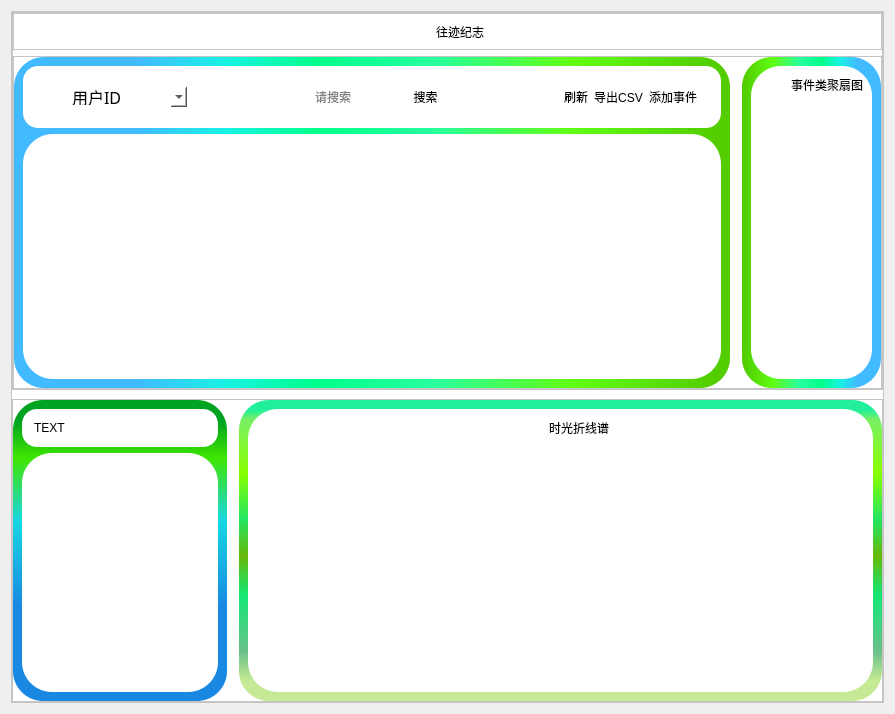
<?xml version="1.0" encoding="UTF-8"?>
<ui version="4.0">
 <class>LogRecordWindow</class>
 <widget class="QWidget" name="LogRecordWindow">
  <property name="geometry">
   <rect>
    <x>0</x>
    <y>0</y>
    <width>895</width>
    <height>714</height>
   </rect>
  </property>
  <property name="windowTitle">
   <string>Form</string>
  </property>
  <layout class="QVBoxLayout" name="verticalLayout_12">
   <item>
    <widget class="QFrame" name="frame">
     <property name="styleSheet">
      <string notr="true">background-color: rgb(255, 255, 255);</string>
     </property>
     <property name="frameShape">
      <enum>QFrame::Shape::StyledPanel</enum>
     </property>
     <property name="frameShadow">
      <enum>QFrame::Shadow::Raised</enum>
     </property>
     <layout class="QVBoxLayout" name="verticalLayout_11">
      <property name="spacing">
       <number>9</number>
      </property>
      <property name="leftMargin">
       <number>0</number>
      </property>
      <property name="topMargin">
       <number>0</number>
      </property>
      <property name="rightMargin">
       <number>0</number>
      </property>
      <property name="bottomMargin">
       <number>0</number>
      </property>
      <item>
       <widget class="QFrame" name="frame_18">
        <property name="sizePolicy">
         <sizepolicy hsizetype="Preferred" vsizetype="Expanding">
          <horstretch>0</horstretch>
          <verstretch>5</verstretch>
         </sizepolicy>
        </property>
        <property name="frameShape">
         <enum>QFrame::Shape::StyledPanel</enum>
        </property>
        <property name="frameShadow">
         <enum>QFrame::Shadow::Raised</enum>
        </property>
        <layout class="QVBoxLayout" name="verticalLayout_10">
         <property name="leftMargin">
          <number>0</number>
         </property>
         <property name="topMargin">
          <number>0</number>
         </property>
         <property name="rightMargin">
          <number>0</number>
         </property>
         <property name="bottomMargin">
          <number>0</number>
         </property>
         <item>
          <widget class="QFrame" name="frame_9">
           <property name="sizePolicy">
            <sizepolicy hsizetype="Preferred" vsizetype="Expanding">
             <horstretch>1</horstretch>
             <verstretch>1</verstretch>
            </sizepolicy>
           </property>
           <property name="frameShape">
            <enum>QFrame::Shape::StyledPanel</enum>
           </property>
           <property name="frameShadow">
            <enum>QFrame::Shadow::Raised</enum>
           </property>
           <layout class="QHBoxLayout" name="horizontalLayout_13">
            <property name="spacing">
             <number>0</number>
            </property>
            <property name="leftMargin">
             <number>0</number>
            </property>
            <property name="topMargin">
             <number>0</number>
            </property>
            <property name="rightMargin">
             <number>0</number>
            </property>
            <property name="bottomMargin">
             <number>0</number>
            </property>
            <item>
             <layout class="QHBoxLayout" name="horizontalLayout_12">
              <property name="spacing">
               <number>0</number>
              </property>
              <item>
               <spacer name="horizontalSpacer_5">
                <property name="orientation">
                 <enum>Qt::Orientation::Horizontal</enum>
                </property>
                <property name="sizeHint" stdset="0">
                 <size>
                  <width>40</width>
                  <height>20</height>
                 </size>
                </property>
               </spacer>
              </item>
              <item>
               <layout class="QHBoxLayout" name="horizontalLayout_5">
                <property name="spacing">
                 <number>0</number>
                </property>
                <item>
                 <widget class="QLabel" name="label">
                  <property name="sizePolicy">
                   <sizepolicy hsizetype="Minimum" vsizetype="Expanding">
                    <horstretch>2</horstretch>
                    <verstretch>0</verstretch>
                   </sizepolicy>
                  </property>
                  <property name="minimumSize">
                   <size>
                    <width>25</width>
                    <height>0</height>
                   </size>
                  </property>
                  <property name="maximumSize">
                   <size>
                    <width>50</width>
                    <height>16777215</height>
                   </size>
                  </property>
                  <property name="styleSheet">
                   <string notr="true">image: url(:/icons/res1/icons/announce.png);
image: url(:/icons/res1/icons/Crown.png);
image: url(:/icons/res1/icons/logpen.png);
font: 15pt &quot;Agency FB&quot;;</string>
                  </property>
                  <property name="text">
                   <string/>
                  </property>
                 </widget>
                </item>
                <item alignment="Qt::AlignmentFlag::AlignHCenter">
                 <widget class="QLabel" name="label_3">
                  <property name="sizePolicy">
                   <sizepolicy hsizetype="Expanding" vsizetype="Expanding">
                    <horstretch>1</horstretch>
                    <verstretch>0</verstretch>
                   </sizepolicy>
                  </property>
                  <property name="styleSheet">
                   <string notr="true">font: 700 12pt &quot;Agency FB&quot;;</string>
                  </property>
                  <property name="text">
                   <string>往迹纪志</string>
                  </property>
                 </widget>
                </item>
               </layout>
              </item>
              <item>
               <spacer name="horizontalSpacer_6">
                <property name="orientation">
                 <enum>Qt::Orientation::Horizontal</enum>
                </property>
                <property name="sizeHint" stdset="0">
                 <size>
                  <width>40</width>
                  <height>20</height>
                 </size>
                </property>
               </spacer>
              </item>
             </layout>
            </item>
           </layout>
          </widget>
         </item>
         <item>
          <widget class="QFrame" name="frame_17">
           <property name="sizePolicy">
            <sizepolicy hsizetype="Preferred" vsizetype="Expanding">
             <horstretch>0</horstretch>
             <verstretch>9</verstretch>
            </sizepolicy>
           </property>
           <property name="styleSheet">
            <string notr="true"/>
           </property>
           <property name="frameShape">
            <enum>QFrame::Shape::StyledPanel</enum>
           </property>
           <property name="frameShadow">
            <enum>QFrame::Shadow::Raised</enum>
           </property>
           <layout class="QVBoxLayout" name="verticalLayout_9">
            <property name="spacing">
             <number>0</number>
            </property>
            <property name="leftMargin">
             <number>0</number>
            </property>
            <property name="topMargin">
             <number>0</number>
            </property>
            <property name="rightMargin">
             <number>0</number>
            </property>
            <property name="bottomMargin">
             <number>0</number>
            </property>
            <item>
             <layout class="QHBoxLayout" name="horizontalLayout_9">
              <property name="spacing">
               <number>12</number>
              </property>
              <item>
               <widget class="QFrame" name="frame_2">
                <property name="sizePolicy">
                 <sizepolicy hsizetype="Preferred" vsizetype="Expanding">
                  <horstretch>0</horstretch>
                  <verstretch>1</verstretch>
                 </sizepolicy>
                </property>
                <property name="styleSheet">
                 <string notr="true">#frame_2{
	border-radius:30px;
	background-color: qlineargradient(spread:pad, x1:0, y1:0, x2:1, y2:0, stop:0.170455 rgba(66, 186, 255, 255), stop:0.295455 rgba(24, 242, 228, 255), stop:0.420455 rgba(0, 255, 139, 255), stop:0.585227 rgba(40, 255, 158, 255), stop:0.772727 rgba(96, 255, 22, 255), stop:0.977273 rgba(83, 205, 0, 255));
}</string>
                </property>
                <property name="frameShape">
                 <enum>QFrame::Shape::StyledPanel</enum>
                </property>
                <property name="frameShadow">
                 <enum>QFrame::Shadow::Raised</enum>
                </property>
                <layout class="QVBoxLayout" name="verticalLayout_3">
                 <item>
                  <widget class="QFrame" name="frame_4">
                   <property name="sizePolicy">
                    <sizepolicy hsizetype="Preferred" vsizetype="Expanding">
                     <horstretch>0</horstretch>
                     <verstretch>1</verstretch>
                    </sizepolicy>
                   </property>
                   <property name="styleSheet">
                    <string notr="true">
#frame_4{
	border-radius:15px;
	background-color: rgb(255, 111, 101);
	
	background-color: rgb(255, 255, 255);
}</string>
                   </property>
                   <property name="frameShape">
                    <enum>QFrame::Shape::StyledPanel</enum>
                   </property>
                   <property name="frameShadow">
                    <enum>QFrame::Shadow::Raised</enum>
                   </property>
                   <layout class="QVBoxLayout" name="verticalLayout_16">
                    <property name="spacing">
                     <number>15</number>
                    </property>
                    <property name="leftMargin">
                     <number>15</number>
                    </property>
                    <property name="topMargin">
                     <number>12</number>
                    </property>
                    <property name="rightMargin">
                     <number>15</number>
                    </property>
                    <property name="bottomMargin">
                     <number>12</number>
                    </property>
                    <item>
                     <widget class="QFrame" name="frame_6">
                      <property name="styleSheet">
                       <string notr="true">border-radius:30px;</string>
                      </property>
                      <property name="frameShape">
                       <enum>QFrame::Shape::StyledPanel</enum>
                      </property>
                      <property name="frameShadow">
                       <enum>QFrame::Shadow::Raised</enum>
                      </property>
                      <layout class="QHBoxLayout" name="horizontalLayout_18">
                       <item>
                        <layout class="QHBoxLayout" name="horizontalLayout_15">
                         <item>
                          <layout class="QHBoxLayout" name="horizontalLayout_2">
                           <property name="spacing">
                            <number>0</number>
                           </property>
                           <item>
                            <widget class="QWidget" name="widget_2" native="true">
                             <property name="sizePolicy">
                              <sizepolicy hsizetype="Expanding" vsizetype="Preferred">
                               <horstretch>1</horstretch>
                               <verstretch>0</verstretch>
                              </sizepolicy>
                             </property>
                             <property name="minimumSize">
                              <size>
                               <width>20</width>
                               <height>0</height>
                              </size>
                             </property>
                             <property name="maximumSize">
                              <size>
                               <width>50</width>
                               <height>50</height>
                              </size>
                             </property>
                             <property name="styleSheet">
                              <string notr="true">image: url(:/icons/res1/icons/option.png);
border:none</string>
                             </property>
                            </widget>
                           </item>
                           <item>
                            <widget class="QComboBox" name="comboBox">
                             <property name="sizePolicy">
                              <sizepolicy hsizetype="Expanding" vsizetype="Expanding">
                               <horstretch>1</horstretch>
                               <verstretch>0</verstretch>
                              </sizepolicy>
                             </property>
                             <property name="minimumSize">
                              <size>
                               <width>120</width>
                               <height>12</height>
                              </size>
                             </property>
                             <property name="font">
                              <font>
                               <family>宋体</family>
                               <pointsize>12</pointsize>
                               <italic>false</italic>
                               <bold>false</bold>
                              </font>
                             </property>
                             <property name="styleSheet">
                              <string notr="true">font: 12pt &quot;宋体&quot;;</string>
                             </property>
                             <item>
                              <property name="text">
                               <string>用户ID</string>
                              </property>
                             </item>
                             <item>
                              <property name="text">
                               <string>成就名称</string>
                              </property>
                             </item>
                             <item>
                              <property name="text">
                               <string>成就类型</string>
                              </property>
                             </item>
                             <item>
                              <property name="text">
                               <string>成就级别</string>
                              </property>
                             </item>
                             <item>
                              <property name="text">
                               <string>颁奖机构</string>
                              </property>
                             </item>
                             <item>
                              <property name="text">
                               <string>获得时间</string>
                              </property>
                             </item>
                             <item>
                              <property name="text">
                               <string>描述说明</string>
                              </property>
                             </item>
                            </widget>
                           </item>
                          </layout>
                         </item>
                         <item>
                          <spacer name="horizontalSpacer">
                           <property name="orientation">
                            <enum>Qt::Orientation::Horizontal</enum>
                           </property>
                           <property name="sizeHint" stdset="0">
                            <size>
                             <width>200</width>
                             <height>20</height>
                            </size>
                           </property>
                          </spacer>
                         </item>
                         <item>
                          <layout class="QHBoxLayout" name="horizontalLayout">
                           <property name="spacing">
                            <number>0</number>
                           </property>
                           <item>
                            <widget class="QWidget" name="widget" native="true">
                             <property name="sizePolicy">
                              <sizepolicy hsizetype="Expanding" vsizetype="Preferred">
                               <horstretch>1</horstretch>
                               <verstretch>0</verstretch>
                              </sizepolicy>
                             </property>
                             <property name="minimumSize">
                              <size>
                               <width>10</width>
                               <height>0</height>
                              </size>
                             </property>
                             <property name="styleSheet">
                              <string notr="true">image: url(:/icons/res1/icons/research.png);</string>
                             </property>
                            </widget>
                           </item>
                           <item>
                            <widget class="QLineEdit" name="log_search_content_lineEdit">
                             <property name="sizePolicy">
                              <sizepolicy hsizetype="Expanding" vsizetype="Expanding">
                               <horstretch>9</horstretch>
                               <verstretch>0</verstretch>
                              </sizepolicy>
                             </property>
                             <property name="minimumSize">
                              <size>
                               <width>100</width>
                               <height>0</height>
                              </size>
                             </property>
                             <property name="styleSheet">
                              <string notr="true">font: 12pt &quot;宋体&quot;;</string>
                             </property>
                             <property name="placeholderText">
                              <string>请搜索</string>
                             </property>
                            </widget>
                           </item>
                           <item>
                            <widget class="QPushButton" name="search_log_pushButton">
                             <property name="sizePolicy">
                              <sizepolicy hsizetype="Minimum" vsizetype="Expanding">
                               <horstretch>0</horstretch>
                               <verstretch>0</verstretch>
                              </sizepolicy>
                             </property>
                             <property name="minimumSize">
                              <size>
                               <width>25</width>
                               <height>0</height>
                              </size>
                             </property>
                             <property name="styleSheet">
                              <string notr="true">
#search_log_pushButton:hover{
	background-color: rgb(196, 196, 196);
	border-radius:8px;
	color: rgb(0, 0, 0);
}

#search_log_pushButton:pressed{
	padding-top:3px;
	padding-left:3px;
}
#search_log_pushButton{
	
	border-radius:30px;

}</string>
                             </property>
                             <property name="text">
                              <string>搜索</string>
                             </property>
                            </widget>
                           </item>
                          </layout>
                         </item>
                         <item>
                          <spacer name="horizontalSpacer_2">
                           <property name="orientation">
                            <enum>Qt::Orientation::Horizontal</enum>
                           </property>
                           <property name="sizeHint" stdset="0">
                            <size>
                             <width>210</width>
                             <height>20</height>
                            </size>
                           </property>
                          </spacer>
                         </item>
                         <item>
                          <layout class="QHBoxLayout" name="horizontalLayout_3">
                           <item>
                            <widget class="QPushButton" name="refresh_pushButton">
                             <property name="sizePolicy">
                              <sizepolicy hsizetype="Minimum" vsizetype="Expanding">
                               <horstretch>0</horstretch>
                               <verstretch>0</verstretch>
                              </sizepolicy>
                             </property>
                             <property name="styleSheet">
                              <string notr="true">#refresh_pushButton:hover{
	background-color: rgb(196, 196, 196);
	border-radius:8px;
	color: rgb(0, 0, 0);
}
#refresh_pushButton:pressed{
	padding-top:3px;
	padding-left:3px;
}



</string>
                             </property>
                             <property name="text">
                              <string>刷新</string>
                             </property>
                             <property name="icon">
                              <iconset resource="res1.qrc">
                               <normaloff>:/icons/res1/icons/refresh.png</normaloff>:/icons/res1/icons/refresh.png</iconset>
                             </property>
                            </widget>
                           </item>
                           <item>
                            <widget class="QPushButton" name="export_csv_pushButton">
                             <property name="sizePolicy">
                              <sizepolicy hsizetype="Minimum" vsizetype="Expanding">
                               <horstretch>0</horstretch>
                               <verstretch>0</verstretch>
                              </sizepolicy>
                             </property>
                             <property name="styleSheet">
                              <string notr="true">#export_csv_pushButton:hover{
	background-color: rgb(196, 196, 196);
	border-radius:8px;
	color: rgb(0, 0, 0);
}
#export_csv_pushButton:pressed{
	padding-top:3px;
	padding-left:3px;
}</string>
                             </property>
                             <property name="text">
                              <string>导出CSV</string>
                             </property>
                             <property name="icon">
                              <iconset resource="res1.qrc">
                               <normaloff>:/icons/res1/icons/Exportfile.png</normaloff>:/icons/res1/icons/Exportfile.png</iconset>
                             </property>
                            </widget>
                           </item>
                           <item>
                            <widget class="QPushButton" name="add_log_pushButton">
                             <property name="sizePolicy">
                              <sizepolicy hsizetype="Minimum" vsizetype="Expanding">
                               <horstretch>0</horstretch>
                               <verstretch>0</verstretch>
                              </sizepolicy>
                             </property>
                             <property name="styleSheet">
                              <string notr="true">#add_log_pushButton:hover{
	background-color: rgb(196, 196, 196);
	border-radius:8px;
	color: rgb(0, 0, 0);
}
#add_log_pushButton:pressed{
	padding-top:3px;
	padding-left:3px;
}



</string>
                             </property>
                             <property name="text">
                              <string>添加事件</string>
                             </property>
                             <property name="icon">
                              <iconset resource="res1.qrc">
                               <normaloff>:/icons/res1/icons/add.png</normaloff>:/icons/res1/icons/add.png</iconset>
                             </property>
                            </widget>
                           </item>
                          </layout>
                         </item>
                        </layout>
                       </item>
                      </layout>
                     </widget>
                    </item>
                   </layout>
                  </widget>
                 </item>
                 <item>
                  <widget class="QFrame" name="frame_5">
                   <property name="sizePolicy">
                    <sizepolicy hsizetype="Preferred" vsizetype="Expanding">
                     <horstretch>0</horstretch>
                     <verstretch>8</verstretch>
                    </sizepolicy>
                   </property>
                   <property name="styleSheet">
                    <string notr="true">border-radius:30px;</string>
                   </property>
                   <property name="frameShape">
                    <enum>QFrame::Shape::StyledPanel</enum>
                   </property>
                   <property name="frameShadow">
                    <enum>QFrame::Shadow::Raised</enum>
                   </property>
                   <layout class="QHBoxLayout" name="horizontalLayout_4">
                    <item>
                     <widget class="QTableView" name="tableView">
                      <property name="styleSheet">
                       <string notr="true">border-radius:30px;</string>
                      </property>
                     </widget>
                    </item>
                   </layout>
                  </widget>
                 </item>
                </layout>
               </widget>
              </item>
              <item>
               <widget class="QFrame" name="frame_13">
                <property name="sizePolicy">
                 <sizepolicy hsizetype="Expanding" vsizetype="Preferred">
                  <horstretch>2</horstretch>
                  <verstretch>0</verstretch>
                 </sizepolicy>
                </property>
                <property name="styleSheet">
                 <string notr="true">
background-color: qlineargradient(spread:pad, x1:0, y1:0, x2:1, y2:0, stop:0.0227273 rgba(83, 205, 0, 255), stop:0.227273 rgba(96, 255, 22, 255), stop:0.414773 rgba(40, 255, 158, 255), stop:0.579545 rgba(0, 255, 139, 255), stop:0.704545 rgba(24, 242, 228, 255), stop:0.829545 rgba(66, 186, 255, 255));
border-radius:30px;</string>
                </property>
                <property name="frameShape">
                 <enum>QFrame::Shape::StyledPanel</enum>
                </property>
                <property name="frameShadow">
                 <enum>QFrame::Shadow::Raised</enum>
                </property>
                <layout class="QVBoxLayout" name="verticalLayout_6">
                 <item>
                  <widget class="QFrame" name="frame_14">
                   <property name="sizePolicy">
                    <sizepolicy hsizetype="Expanding" vsizetype="Expanding">
                     <horstretch>3</horstretch>
                     <verstretch>1</verstretch>
                    </sizepolicy>
                   </property>
                   <property name="styleSheet">
                    <string notr="true">border-radius:30px;
background-color: rgb(255, 255, 255);</string>
                   </property>
                   <property name="frameShape">
                    <enum>QFrame::Shape::StyledPanel</enum>
                   </property>
                   <property name="frameShadow">
                    <enum>QFrame::Shadow::Raised</enum>
                   </property>
                   <layout class="QVBoxLayout" name="verticalLayout_7">
                    <item>
                     <layout class="QHBoxLayout" name="horizontalLayout_10">
                      <item>
                       <widget class="QFrame" name="frame_15">
                        <property name="frameShape">
                         <enum>QFrame::Shape::StyledPanel</enum>
                        </property>
                        <property name="frameShadow">
                         <enum>QFrame::Shadow::Raised</enum>
                        </property>
                       </widget>
                      </item>
                      <item>
                       <spacer name="horizontalSpacer_7">
                        <property name="orientation">
                         <enum>Qt::Orientation::Horizontal</enum>
                        </property>
                        <property name="sizeHint" stdset="0">
                         <size>
                          <width>40</width>
                          <height>20</height>
                         </size>
                        </property>
                       </spacer>
                      </item>
                      <item>
                       <layout class="QHBoxLayout" name="horizontalLayout_11">
                        <property name="spacing">
                         <number>0</number>
                        </property>
                        <item alignment="Qt::AlignmentFlag::AlignHCenter">
                         <widget class="QLabel" name="label_7">
                          <property name="sizePolicy">
                           <sizepolicy hsizetype="Expanding" vsizetype="Expanding">
                            <horstretch>2</horstretch>
                            <verstretch>0</verstretch>
                           </sizepolicy>
                          </property>
                          <property name="minimumSize">
                           <size>
                            <width>25</width>
                            <height>0</height>
                           </size>
                          </property>
                          <property name="styleSheet">
                           <string notr="true">image: url(:/icons/res1/icons/bar.png);
image: url(:/icons/res1/icons/Sector.png);
font: 15pt &quot;Agency FB&quot;;</string>
                          </property>
                          <property name="text">
                           <string/>
                          </property>
                         </widget>
                        </item>
                        <item alignment="Qt::AlignmentFlag::AlignHCenter">
                         <widget class="QLabel" name="label_8">
                          <property name="sizePolicy">
                           <sizepolicy hsizetype="Expanding" vsizetype="Expanding">
                            <horstretch>1</horstretch>
                            <verstretch>0</verstretch>
                           </sizepolicy>
                          </property>
                          <property name="styleSheet">
                           <string notr="true">font: 700 12pt &quot;Agency FB&quot;;</string>
                          </property>
                          <property name="text">
                           <string>事件类聚扇图</string>
                          </property>
                         </widget>
                        </item>
                       </layout>
                      </item>
                      <item>
                       <spacer name="horizontalSpacer_8">
                        <property name="orientation">
                         <enum>Qt::Orientation::Horizontal</enum>
                        </property>
                        <property name="sizeHint" stdset="0">
                         <size>
                          <width>40</width>
                          <height>20</height>
                         </size>
                        </property>
                       </spacer>
                      </item>
                     </layout>
                    </item>
                    <item>
                     <widget class="QWidget" name="pie_widget" native="true">
                      <property name="sizePolicy">
                       <sizepolicy hsizetype="Expanding" vsizetype="Expanding">
                        <horstretch>0</horstretch>
                        <verstretch>3</verstretch>
                       </sizepolicy>
                      </property>
                      <property name="styleSheet">
                       <string notr="true">background-color: rgb(0, 0, 0);
background-color: rgb(255, 255, 255);</string>
                      </property>
                     </widget>
                    </item>
                   </layout>
                  </widget>
                 </item>
                </layout>
               </widget>
              </item>
             </layout>
            </item>
           </layout>
          </widget>
         </item>
        </layout>
       </widget>
      </item>
      <item>
       <widget class="QFrame" name="frame_11">
        <property name="sizePolicy">
         <sizepolicy hsizetype="Preferred" vsizetype="Expanding">
          <horstretch>0</horstretch>
          <verstretch>4</verstretch>
         </sizepolicy>
        </property>
        <property name="frameShape">
         <enum>QFrame::Shape::StyledPanel</enum>
        </property>
        <property name="frameShadow">
         <enum>QFrame::Shadow::Raised</enum>
        </property>
        <layout class="QVBoxLayout" name="verticalLayout_5">
         <property name="spacing">
          <number>0</number>
         </property>
         <property name="leftMargin">
          <number>0</number>
         </property>
         <property name="topMargin">
          <number>0</number>
         </property>
         <property name="rightMargin">
          <number>0</number>
         </property>
         <property name="bottomMargin">
          <number>0</number>
         </property>
         <item>
          <layout class="QHBoxLayout" name="horizontalLayout_7">
           <property name="spacing">
            <number>12</number>
           </property>
           <item>
            <widget class="QFrame" name="frame_3">
             <property name="sizePolicy">
              <sizepolicy hsizetype="Expanding" vsizetype="Preferred">
               <horstretch>1</horstretch>
               <verstretch>0</verstretch>
              </sizepolicy>
             </property>
             <property name="styleSheet">
              <string notr="true">border-radius:30px;
background-color: rgb(0, 255, 255);

background-color: qlineargradient(spread:pad, x1:0, y1:0.0113636, x2:0, y2:0.801136, stop:0.0738636 rgba(0, 163, 33, 255), stop:0.227273 rgba(63, 229, 0, 255), stop:0.494318 rgba(25, 214, 227, 255), stop:0.857955 rgba(25, 136, 227, 255));</string>
             </property>
             <property name="frameShape">
              <enum>QFrame::Shape::StyledPanel</enum>
             </property>
             <property name="frameShadow">
              <enum>QFrame::Shadow::Raised</enum>
             </property>
             <layout class="QVBoxLayout" name="verticalLayout_4">
              <item>
               <widget class="QFrame" name="frame_16">
                <property name="sizePolicy">
                 <sizepolicy hsizetype="Expanding" vsizetype="Expanding">
                  <horstretch>2</horstretch>
                  <verstretch>1</verstretch>
                 </sizepolicy>
                </property>
                <property name="styleSheet">
                 <string notr="true">
background-color: rgb(255, 255, 255);
border-color: rgb(85, 255, 127);
border-radius:15px;</string>
                </property>
                <property name="frameShape">
                 <enum>QFrame::Shape::StyledPanel</enum>
                </property>
                <property name="frameShadow">
                 <enum>QFrame::Shadow::Raised</enum>
                </property>
                <layout class="QVBoxLayout" name="verticalLayout_8">
                 <property name="spacing">
                  <number>12</number>
                 </property>
                 <property name="leftMargin">
                  <number>12</number>
                 </property>
                 <property name="topMargin">
                  <number>12</number>
                 </property>
                 <property name="rightMargin">
                  <number>12</number>
                 </property>
                 <property name="bottomMargin">
                  <number>12</number>
                 </property>
                 <item>
                  <widget class="QLabel" name="book_total_label">
                   <property name="styleSheet">
                    <string notr="true">font: 12pt &quot;宋体&quot;;
border-color: qlineargradient(spread:pad, x1:0, y1:0, x2:1, y2:0, stop:0 rgba(255, 0, 0, 255), stop:0.166 rgba(255, 255, 0, 255), stop:0.333 rgba(0, 255, 0, 255), stop:0.5 rgba(0, 255, 255, 255), stop:0.666 rgba(0, 0, 255, 255), stop:0.833 rgba(255, 0, 255, 255), stop:1 rgba(255, 0, 0, 255));
background-color: rgb(255, 255, 255);</string>
                   </property>
                   <property name="text">
                    <string>TEXT</string>
                   </property>
                  </widget>
                 </item>
                </layout>
               </widget>
              </item>
              <item>
               <widget class="QFrame" name="frame_8">
                <property name="sizePolicy">
                 <sizepolicy hsizetype="Preferred" vsizetype="Expanding">
                  <horstretch>0</horstretch>
                  <verstretch>7</verstretch>
                 </sizepolicy>
                </property>
                <property name="styleSheet">
                 <string notr="true">background-color: rgb(170, 85, 255);
background-color: qlineargradient(spread:pad, x1:0, y1:1, x2:0, y2:0, stop:0 rgba(0, 0, 0, 255), stop:0.05 rgba(14, 8, 73, 255), stop:0.36 rgba(28, 17, 145, 255), stop:0.6 rgba(126, 14, 81, 255), stop:0.75 rgba(234, 11, 11, 255), stop:0.79 rgba(244, 70, 5, 255), stop:0.86 rgba(255, 136, 0, 255), stop:0.935 rgba(239, 236, 55, 255));
background-color: rgb(255, 255, 255);</string>
                </property>
                <property name="frameShape">
                 <enum>QFrame::Shape::StyledPanel</enum>
                </property>
                <property name="frameShadow">
                 <enum>QFrame::Shadow::Raised</enum>
                </property>
                <layout class="QVBoxLayout" name="verticalLayout">
                 <item>
                  <widget class="QWidget" name="star_widget" native="true">
                   <property name="styleSheet">
                    <string notr="true">background-color: rgb(0, 0, 0);
background-color: rgb(255, 255, 255);</string>
                   </property>
                  </widget>
                 </item>
                </layout>
               </widget>
              </item>
             </layout>
            </widget>
           </item>
           <item>
            <widget class="QFrame" name="frame_12">
             <property name="sizePolicy">
              <sizepolicy hsizetype="Expanding" vsizetype="Preferred">
               <horstretch>3</horstretch>
               <verstretch>0</verstretch>
              </sizepolicy>
             </property>
             <property name="styleSheet">
              <string notr="true">background-color: qconicalgradient(cx:0, cy:0, angle:135, stop:0.107955 rgba(255, 124, 68, 69), stop:0.136364 rgba(237, 242, 89, 69), stop:0.380682 rgba(222, 96, 0, 145), stop:0.448864 rgba(255, 0, 0, 208), stop:0.477581 rgba(246, 255, 17, 130), stop:0.518717 rgba(227, 188, 29, 130), stop:0.590909 rgba(255, 110, 0, 255), stop:0.625 rgba(255, 255, 0, 69), stop:0.744318 rgba(255, 216, 66, 130), stop:1 rgba(255, 255, 0, 69));
background-color: qlineargradient(spread:pad, x1:0, y1:0, x2:0, y2:0.801136, stop:0.0738636 rgba(73, 163, 0, 255), stop:0.346591 rgba(229, 208, 0, 255), stop:0.710227 rgba(227, 121, 25, 255));
background-color: qlineargradient(spread:pad, x1:0, y1:1, x2:0, y2:0, stop:0.0681818 rgba(197, 233, 148, 255), stop:0.164773 rgba(105, 193, 138, 255), stop:0.352273 rgba(20, 231, 117, 255), stop:0.482955 rgba(103, 185, 9, 255), stop:0.602273 rgba(35, 229, 99, 255), stop:0.755682 rgba(136, 255, 0, 255), stop:0.935 rgba(121, 239, 101, 255), stop:0.965909 rgba(34, 239, 155, 255));
border-radius:30px;</string>
             </property>
             <property name="frameShape">
              <enum>QFrame::Shape::StyledPanel</enum>
             </property>
             <property name="frameShadow">
              <enum>QFrame::Shadow::Raised</enum>
             </property>
             <layout class="QHBoxLayout" name="horizontalLayout_14">
              <item>
               <widget class="QFrame" name="frame_7">
                <property name="sizePolicy">
                 <sizepolicy hsizetype="Expanding" vsizetype="Expanding">
                  <horstretch>3</horstretch>
                  <verstretch>1</verstretch>
                 </sizepolicy>
                </property>
                <property name="styleSheet">
                 <string notr="true">border-radius:30px;
background-color: rgb(255, 255, 255);</string>
                </property>
                <property name="frameShape">
                 <enum>QFrame::Shape::StyledPanel</enum>
                </property>
                <property name="frameShadow">
                 <enum>QFrame::Shadow::Raised</enum>
                </property>
                <layout class="QVBoxLayout" name="verticalLayout_2">
                 <item>
                  <layout class="QHBoxLayout" name="horizontalLayout_8">
                   <item>
                    <widget class="QFrame" name="frame_10">
                     <property name="frameShape">
                      <enum>QFrame::Shape::StyledPanel</enum>
                     </property>
                     <property name="frameShadow">
                      <enum>QFrame::Shadow::Raised</enum>
                     </property>
                    </widget>
                   </item>
                   <item>
                    <spacer name="horizontalSpacer_4">
                     <property name="orientation">
                      <enum>Qt::Orientation::Horizontal</enum>
                     </property>
                     <property name="sizeHint" stdset="0">
                      <size>
                       <width>40</width>
                       <height>20</height>
                      </size>
                     </property>
                    </spacer>
                   </item>
                   <item>
                    <layout class="QHBoxLayout" name="horizontalLayout_6">
                     <property name="spacing">
                      <number>6</number>
                     </property>
                     <item alignment="Qt::AlignmentFlag::AlignHCenter">
                      <widget class="QLabel" name="label_2">
                       <property name="sizePolicy">
                        <sizepolicy hsizetype="Expanding" vsizetype="Expanding">
                         <horstretch>1</horstretch>
                         <verstretch>0</verstretch>
                        </sizepolicy>
                       </property>
                       <property name="minimumSize">
                        <size>
                         <width>25</width>
                         <height>0</height>
                        </size>
                       </property>
                       <property name="styleSheet">
                        <string notr="true">
image: url(:/icons/res1/icons/line_chart.png);
font: 15pt &quot;Agency FB&quot;;</string>
                       </property>
                       <property name="text">
                        <string/>
                       </property>
                      </widget>
                     </item>
                     <item alignment="Qt::AlignmentFlag::AlignHCenter">
                      <widget class="QLabel" name="label_4">
                       <property name="sizePolicy">
                        <sizepolicy hsizetype="Expanding" vsizetype="Expanding">
                         <horstretch>1</horstretch>
                         <verstretch>0</verstretch>
                        </sizepolicy>
                       </property>
                       <property name="styleSheet">
                        <string notr="true">font: 700 12pt &quot;Agency FB&quot;;</string>
                       </property>
                       <property name="text">
                        <string>时光折线谱</string>
                       </property>
                      </widget>
                     </item>
                    </layout>
                   </item>
                   <item>
                    <spacer name="horizontalSpacer_3">
                     <property name="orientation">
                      <enum>Qt::Orientation::Horizontal</enum>
                     </property>
                     <property name="sizeHint" stdset="0">
                      <size>
                       <width>40</width>
                       <height>20</height>
                      </size>
                     </property>
                    </spacer>
                   </item>
                  </layout>
                 </item>
                 <item>
                  <widget class="QWidget" name="line_widget" native="true">
                   <property name="sizePolicy">
                    <sizepolicy hsizetype="Expanding" vsizetype="Expanding">
                     <horstretch>0</horstretch>
                     <verstretch>3</verstretch>
                    </sizepolicy>
                   </property>
                   <property name="styleSheet">
                    <string notr="true">background-color: rgb(0, 0, 0);
background-color: rgb(255, 255, 255);</string>
                   </property>
                  </widget>
                 </item>
                </layout>
               </widget>
              </item>
             </layout>
            </widget>
           </item>
          </layout>
         </item>
        </layout>
       </widget>
      </item>
     </layout>
    </widget>
   </item>
  </layout>
 </widget>
 <resources>
  <include location="res1.qrc"/>
 </resources>
 <connections/>
</ui>
